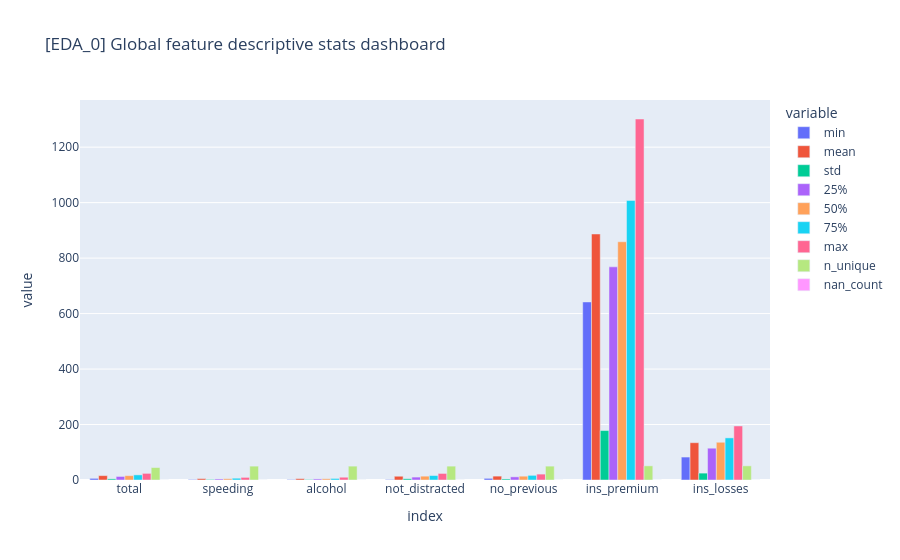
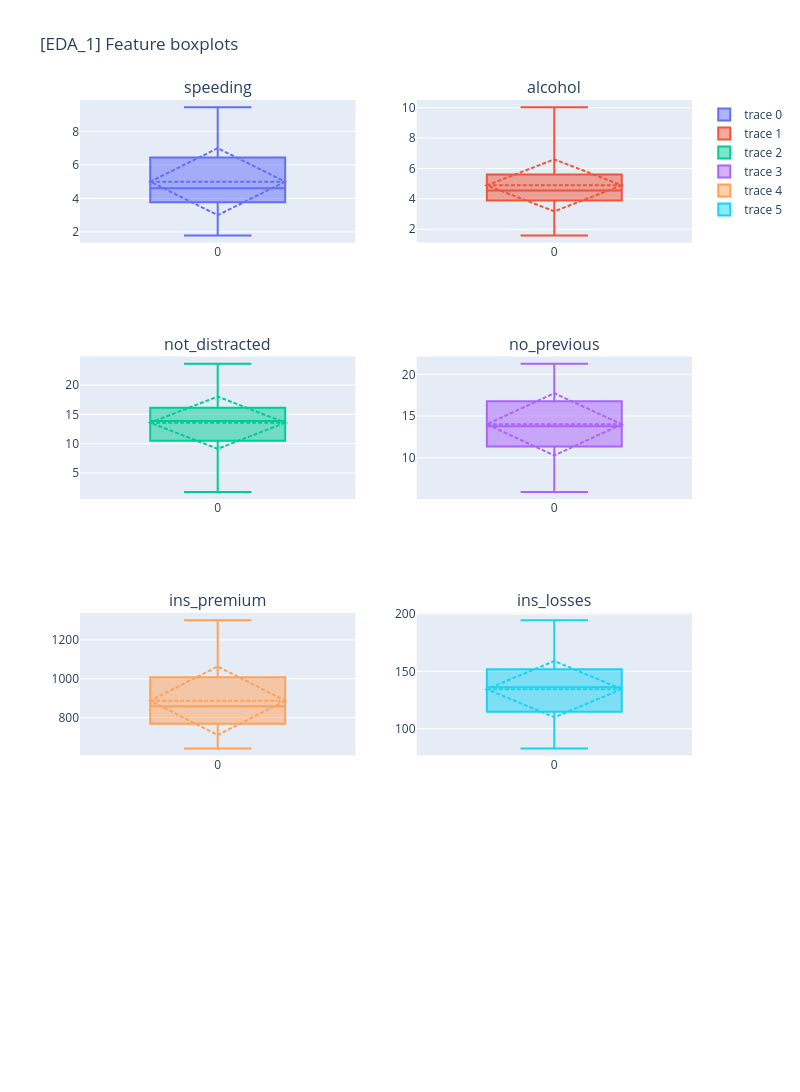
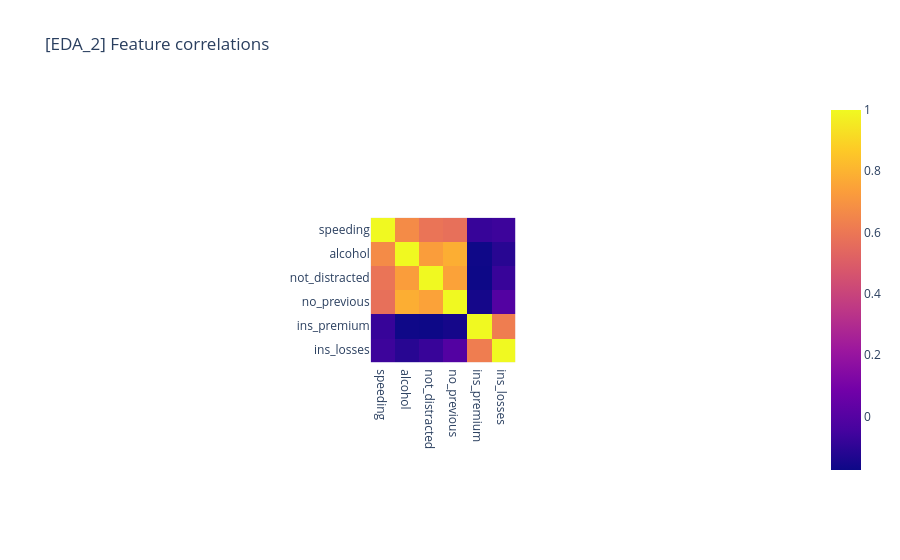

Write notebook code for charts like these, in order.
### Code cell
#@title 💡 EDA

from pytka.eda import AutoEDA

sample_dataset = pd.read_csv('https://raw.githubusercontent.com/mwaskom/seaborn-data/master/car_crashes.csv')

# Params for the class
skip_cols = ['abbrev'] # categoricals not supported yet
aggs = ['min', 'mean', 'std', '25%', '50%', '75%', 'max']
metrics = ['n_unique', 'nan_count']
target_col = 'total'

eda = AutoEDA(skip_cols=skip_cols, metrics=metrics, aggs=aggs, target_col=target_col, 
              dataframe=sample_dataset)

eda.global_descriptive_stats()
eda.feature_boxplots()
eda.feature_correlations()
eda.feature_mean_target()
eda.feature_linearity()
eda.target_balance()
eda.detect_outliers(column = 'alcohol', ratio_start=1, ratio_stop = 2)
eda.detect_outliers(column = 'ins_losses', ratio_start=1, ratio_stop=2)

### Figure 1 — Plotly figure (JSON) as saved in the notebook; plotly's stock layout.template omitted (floating-point values rounded to 4 significant figures)
{"data": [{"alignmentgroup": "True", "hovertemplate": "variable=min<br>index=%{x}<br>value=%{y}<extra></extra>", "legendgroup": "min", "marker": {"color": "#636efa", "pattern": {"shape": ""}}, "name": "min", "offsetgroup": "min", "orientation": "v", "showlegend": true, "textposition": "auto", "type": "bar", "x": ["total", "speeding", "alcohol", "not_distracted", "no_previous", "ins_premium", "ins_losses"], "xaxis": "x", "y": [5.9, 1.792, 1.593, 1.76, 5.9, 642.0, 82.75], "yaxis": "y"}, {"alignmentgroup": "True", "hovertemplate": "variable=mean<br>index=%{x}<br>value=%{y}<extra></extra>", "legendgroup": "mean", "marker": {"color": "#EF553B", "pattern": {"shape": ""}}, "name": "mean", "offsetgroup": "mean", "orientation": "v", "showlegend": true, "textposition": "auto", "type": "bar", "x": ["total", "speeding", "alcohol", "not_distracted", "no_previous", "ins_premium", "ins_losses"], "xaxis": "x", "y": [15.79, 4.998, 4.887, 13.57, 14.0, 887.0, 134.5], "yaxis": "y"}, {"alignmentgroup": "True", "hovertemplate": "variable=std<br>index=%{x}<br>value=%{y}<extra></extra>", "legendgroup": "std", "marker": {"color": "#00cc96", "pattern": {"shape": ""}}, "name": "std", "offsetgroup": "std", "orientation": "v", "showlegend": true, "textposition": "auto", "type": "bar", "x": ["total", "speeding", "alcohol", "not_distracted", "no_previous", "ins_premium", "ins_losses"], "xaxis": "x", "y": [4.122, 2.018, 1.729, 4.509, 3.765, 178.3, 24.84], "yaxis": "y"}, {"alignmentgroup": "True", "hovertemplate": "variable=25%<br>index=%{x}<br>value=%{y}<extra></extra>", "legendgroup": "25%", "marker": {"color": "#ab63fa", "pattern": {"shape": ""}}, "name": "25%", "offsetgroup": "25%", "orientation": "v", "showlegend": true, "textposition": "auto", "type": "bar", "x": ["total", "speeding", "alcohol", "not_distracted", "no_previous", "ins_premium", "ins_losses"], "xaxis": "x", "y": [12.75, 3.766, 3.894, 10.48, 11.35, 768.4, 114.6], "yaxis": "y"}, {"alignmentgroup": "True", "hovertemplate": "variable=50%<br>index=%{x}<br>value=%{y}<extra></extra>", "legendgroup": "50%", "marker": {"color": "#FFA15A", "pattern": {"shape": ""}}, "name": "50%", "offsetgroup": "50%", "orientation": "v", "showlegend": true, "textposition": "auto", "type": "bar", "x": ["total", "speeding", "alcohol", "not_distracted", "no_previous", "ins_premium", "ins_losses"], "xaxis": "x", "y": [15.6, 4.608, 4.554, 13.86, 13.78, 859.0, 136.1], "yaxis": "y"}, {"alignmentgroup": "True", "hovertemplate": "variable=75%<br>index=%{x}<br>value=%{y}<extra></extra>", "legendgroup": "75%", "marker": {"color": "#19d3f3", "pattern": {"shape": ""}}, "name": "75%", "offsetgroup": "75%", "orientation": "v", "showlegend": true, "textposition": "auto", "type": "bar", "x": ["total", "speeding", "alcohol", "not_distracted", "no_previous", "ins_premium", "ins_losses"], "xaxis": "x", "y": [18.5, 6.439, 5.604, 16.14, 16.75, 1008.0, 151.9], "yaxis": "y"}, {"alignmentgroup": "True", "hovertemplate": "variable=max<br>index=%{x}<br>value=%{y}<extra></extra>", "legendgroup": "max", "marker": {"color": "#FF6692", "pattern": {"shape": ""}}, "name": "max", "offsetgroup": "max", "orientation": "v", "showlegend": true, "textposition": "auto", "type": "bar", "x": ["total", "speeding", "alcohol", "not_distracted", "no_previous", "ins_premium", "ins_losses"], "xaxis": "x", "y": [23.9, 9.45, 10.04, 23.66, 21.28, 1302.0, 194.8], "yaxis": "y"}, {"alignmentgroup": "True", "hovertemplate": "variable=n_unique<br>index=%{x}<br>value=%{y}<extra></extra>", "legendgroup": "n_unique", "marker": {"color": "#B6E880", "pattern": {"shape": ""}}, "name": "n_unique", "offsetgroup": "n_unique", "orientation": "v", "showlegend": true, "textposition": "auto", "type": "bar", "x": ["total", "speeding", "alcohol", "not_distracted", "no_previous", "ins_premium", "ins_losses"], "xaxis": "x", "y": [45, 50, 50, 50, 50, 51, 51], "yaxis": "y"}, {"alignmentgroup": "True", "hovertemplate": "variable=nan_count<br>index=%{x}<br>value=%{y}<extra></extra>", "legendgroup": "nan_count", "marker": {"color": "#FF97FF", "pattern": {"shape": ""}}, "name": "nan_count", "offsetgroup": "nan_count", "orientation": "v", "showlegend": true, "textposition": "auto", "type": "bar", "x": ["total", "speeding", "alcohol", "not_distracted", "no_previous", "ins_premium", "ins_losses"], "xaxis": "x", "y": [0, 0, 0, 0, 0, 0, 0], "yaxis": "y"}], "layout": {"autosize": true, "barmode": "group", "legend": {"title": {"text": "variable"}, "tracegroupgap": 0}, "title": {"text": "[EDA_0] Global feature descriptive stats dashboard"}, "xaxis": {"anchor": "y", "autorange": true, "domain": [0, 1], "range": [-0.5, 6.5], "title": {"text": "index"}, "type": "category"}, "yaxis": {"anchor": "x", "autorange": true, "domain": [0, 1], "range": [0, 1370.0], "title": {"text": "value"}, "type": "linear"}}}

### Figure 2 — Plotly figure (JSON) as saved in the notebook; plotly's stock layout.template omitted (floating-point values rounded to 4 significant figures)
{"data": [{"lowerfence": [1.792], "mean": [4.998], "median": [4.608], "q1": [3.766], "q3": [6.439], "sd": [1.998], "type": "box", "upperfence": [9.45], "xaxis": "x", "yaxis": "y"}, {"lowerfence": [1.593], "mean": [4.887], "median": [4.554], "q1": [3.894], "q3": [5.604], "sd": [1.712], "type": "box", "upperfence": [10.04], "xaxis": "x2", "yaxis": "y2"}, {"lowerfence": [1.76], "mean": [13.57], "median": [13.86], "q1": [10.48], "q3": [16.14], "sd": [4.465], "type": "box", "upperfence": [23.66], "xaxis": "x3", "yaxis": "y3"}, {"lowerfence": [5.9], "mean": [14.0], "median": [13.78], "q1": [11.35], "q3": [16.75], "sd": [3.728], "type": "box", "upperfence": [21.28], "xaxis": "x4", "yaxis": "y4"}, {"lowerfence": [642.0], "mean": [887.0], "median": [859.0], "q1": [768.4], "q3": [1008.0], "sd": [176.5], "type": "box", "upperfence": [1302.0], "xaxis": "x5", "yaxis": "y5"}, {"lowerfence": [82.75], "mean": [134.5], "median": [136.1], "q1": [114.6], "q3": [151.9], "sd": [24.59], "type": "box", "upperfence": [194.8], "xaxis": "x6", "yaxis": "y6"}], "layout": {"annotations": [{"font": {"size": 16}, "showarrow": false, "text": "speeding", "x": 0.225, "xanchor": "center", "xref": "paper", "y": 1, "yanchor": "bottom", "yref": "paper"}, {"font": {"size": 16}, "showarrow": false, "text": "alcohol", "x": 0.775, "xanchor": "center", "xref": "paper", "y": 1, "yanchor": "bottom", "yref": "paper"}, {"font": {"size": 16}, "showarrow": false, "text": "not_distracted", "x": 0.225, "xanchor": "center", "xref": "paper", "y": 0.7188, "yanchor": "bottom", "yref": "paper"}, {"font": {"size": 16}, "showarrow": false, "text": "no_previous", "x": 0.775, "xanchor": "center", "xref": "paper", "y": 0.7188, "yanchor": "bottom", "yref": "paper"}, {"font": {"size": 16}, "showarrow": false, "text": "ins_premium", "x": 0.225, "xanchor": "center", "xref": "paper", "y": 0.4375, "yanchor": "bottom", "yref": "paper"}, {"font": {"size": 16}, "showarrow": false, "text": "ins_losses", "x": 0.775, "xanchor": "center", "xref": "paper", "y": 0.4375, "yanchor": "bottom", "yref": "paper"}], "height": 1600, "title": {"text": "[EDA_1] Feature boxplots"}, "width": 800, "xaxis": {"anchor": "y", "autorange": true, "domain": [0, 0.45], "range": [-0.5, 0.5]}, "xaxis2": {"anchor": "y2", "autorange": true, "domain": [0.55, 1], "range": [-0.5, 0.5]}, "xaxis3": {"anchor": "y3", "autorange": true, "domain": [0, 0.45], "range": [-0.5, 0.5]}, "xaxis4": {"anchor": "y4", "autorange": true, "domain": [0.55, 1], "range": [-0.5, 0.5]}, "xaxis5": {"anchor": "y5", "autorange": true, "domain": [0, 0.45], "range": [-0.5, 0.5]}, "xaxis6": {"anchor": "y6", "autorange": true, "domain": [0.55, 1], "range": [-0.5, 0.5]}, "xaxis7": {"anchor": "y7", "domain": [0, 0.45]}, "xaxis8": {"anchor": "y8", "domain": [0.55, 1]}, "yaxis": {"anchor": "x", "autorange": true, "domain": [0.8438, 1], "range": [1.367, 9.875]}, "yaxis2": {"anchor": "x2", "autorange": true, "domain": [0.8438, 1], "range": [1.124, 10.51]}, "yaxis3": {"anchor": "x3", "autorange": true, "domain": [0.5625, 0.7188], "range": [0.5433, 24.88]}, "yaxis4": {"anchor": "x4", "autorange": true, "domain": [0.5625, 0.7188], "range": [5.046, 22.13]}, "yaxis5": {"anchor": "x5", "autorange": true, "domain": [0.2812, 0.4375], "range": [605.3, 1338.0]}, "yaxis6": {"anchor": "x6", "autorange": true, "domain": [0.2812, 0.4375], "range": [76.53, 201.0]}, "yaxis7": {"anchor": "x7", "domain": [0, 0.1562]}, "yaxis8": {"anchor": "x8", "domain": [0, 0.1562]}}}

### Figure 3 — Plotly figure (JSON) as saved in the notebook; plotly's stock layout.template omitted (floating-point values rounded to 4 significant figures)
{"data": [{"coloraxis": "coloraxis", "hovertemplate": "x: %{x}<br>y: %{y}<br>color: %{z}<extra></extra>", "name": "0", "type": "heatmap", "x": ["speeding", "alcohol", "not_distracted", "no_previous", "ins_premium", "ins_losses"], "xaxis": "x", "y": ["speeding", "alcohol", "not_distracted", "no_previous", "ins_premium", "ins_losses"], "yaxis": "y", "z": [[1, 0.6697, 0.588, 0.572, -0.07767, -0.06593], [0.6697, 1, 0.7328, 0.7835, -0.1706, -0.1125], [0.588, 0.7328, 1, 0.7473, -0.1749, -0.07597], [0.572, 0.7835, 0.7473, 1, -0.1569, -0.006359], [-0.07767, -0.1706, -0.1749, -0.1569, 1, 0.6231], [-0.06593, -0.1125, -0.07597, -0.006359, 0.6231, 1]]}], "layout": {"autosize": true, "coloraxis": {"colorscale": [[0, "#0d0887"], [0.1111, "#46039f"], [0.2222, "#7201a8"], [0.3333, "#9c179e"], [0.4444, "#bd3786"], [0.5556, "#d8576b"], [0.6667, "#ed7953"], [0.7778, "#fb9f3a"], [0.8889, "#fdca26"], [1, "#f0f921"]]}, "title": {"text": "[EDA_2] Feature correlations"}, "xaxis": {"anchor": "y", "autorange": true, "constrain": "domain", "domain": [0.4004, 0.5996], "range": [-0.5, 5.5], "scaleanchor": "y", "type": "category"}, "yaxis": {"anchor": "x", "autorange": true, "constrain": "domain", "domain": [0, 1], "range": [5.5, -0.5], "type": "category"}}}
